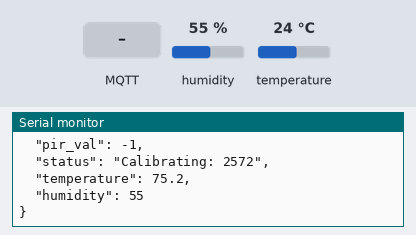
The sketch below on a simulated ESP8266 (Wemos D1 mini). On the bench: the last lines printed to the serial monitor. The inputs (shaded band) are chosen by the test bench; at power-on: humidity 55 %, temperature 24 °C. WiFi joins after 1.5 s; servers stay silent unless stated; no MQTT or app messages arrive unless stated.

Above: at 2.8 s.
2.9 s: MQTT message "s1" arrives on the first subscribed topic
4.6 s: MQTT message "1" arrives on the first subscribed topic
6.2 s: MQTT message "on" arrives on the first subscribed topic
7.7 s: MQTT message "off" arrives on the first subscribed topic
9.2 s: humidity set to 22 %
At 10.42 s:
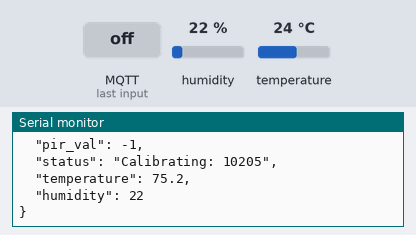
10.7 s: temperature set to 12 °C
At 12.55 s:
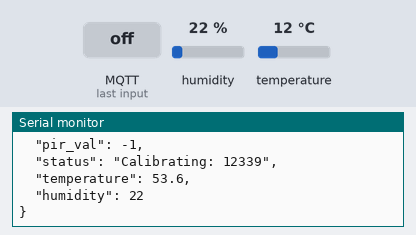
Timing chart, 0 to 13.2 s (numbered marks = the images above; inputs shaded):
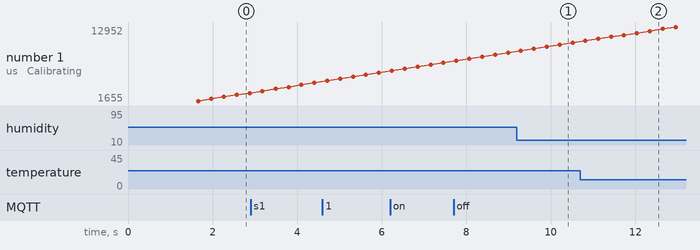

The sketch:

sensor.ino
```cpp
#include <ArduinoOTA.h>
#include <ArduinoJson.h>
#include <ESP8266WiFi.h>
#include <ESP8266mDNS.h>
#include <PubSubClient.h>
#include <WiFiUdp.h>

#ifdef HAS_BMP
#include <Adafruit_BMP085_U.h>
#include <Adafruit_Sensor.h>
#endif

#ifdef HAS_DHT
#include <DHT.h>
#endif

/* User specific configuration such as WiFi credentials */
#include <user_cfg.h>

#ifdef HAS_RF433_TX
#include <rf433.h>
#endif

#define XSTR(x) #x
#define STR(x) XSTR(x)

#ifndef CLIENT_ID
#error "-DCLIENT_ID=xxxx is required"
#endif

#define MQTT_TOPIC "/home/" STR(CLIENT_ID)
#define STATE_TOPIC MQTT_TOPIC "status"

/* PIN ASSIGNEMENT */
#define PIN_SCL D1 // BMP
#define PIN_SDA D2 // BMP
#define PIN_PIR D3 // PIR
#define PIN_DHT D4 // DHT22
/* RF 433 MHz Transmitter
 * Data Pin = PIN D2
 * VCC = 5V Vin
 * GND = Ground Pin
 */
#define PIN_RFTX D2 // RF 433MHz Transmitter

/* PIR */
#ifdef HAS_PIR
const int PIR_CAL_TIME = 60 * 1000;
int pir_needs_calibration = 1;
int pir_cal_start;
int prev_pir_val = -99;

int pub_pir_val = -1;
char pub_pir_status[20];
#endif

/* BMP 180 */
#ifdef HAS_BMP
Adafruit_BMP085_Unified bmp = Adafruit_BMP085_Unified(10000);
#endif

#ifdef HAS_DHT
DHT dht(PIN_DHT, DHT22);
#endif

#ifdef HAS_DHT || HAS_BMP
float pub_temperature = -1;
float pub_humidity = -1;
float prev_temperature = -99;
float prev_humidity = -99;
#endif

#ifdef HAS_LIGHTSWITCH
// data published by this sensor
int pub_s2_val = -1;
int pub_s1_val = -1;
int toggle_val = 0;
#endif

#ifdef HAS_RF433_TX
unsigned long rf_code;
char buffer[20] = {0};
#endif

/* This needs to be set to 1 to send data to MQTT broker */
int has_changes = 0;

/* MQTT */
WiFiClient wifi_client;
PubSubClient mqtt_client(wifi_client);

void callback(const char* topic, byte* payload, unsigned int length) {
  Serial.print("Message received: [");
  Serial.print(topic);
  Serial.printf("] payload: %s length: %d\n", payload, length);

#ifdef HAS_RF433_TX
  int i;
  for (i = 0; i < length; i++) {
    buffer[i] = payload[i];
  }
  buffer[i] = 0;
  rf_code = atol(buffer);
  Serial.printf("Converted payload %d\n", rf_code);
  has_changes = 1;
#endif
}

void connect_mqtt() {
  while (!mqtt_client.connected()) {
    Serial.print("Connecting to MQTT broker ... ");
    if (mqtt_client.connect(STR(CLIENT_ID))) {
      Serial.println("OK");
      mqtt_client.subscribe(MQTT_TOPIC);
    } else {
      Serial.println("Failed .. retrying in 5 sec");
      delay(5000);
    }
  }
}

/* Connnect to WiFi AP */
void connect_wifi() {

#ifdef NO_WIFI
  return;
#endif

  Serial.printf("Connecting to %s ...", MY_SSID);
  WiFi.begin(MY_SSID, MY_WIFI_PASSWD);
  delay(100);
  while (WiFi.waitForConnectResult() != WL_CONNECTED) {
    Serial.println("Failed ... Rebooting in 5 sec");
    delay(5000);
    ESP.restart();
  }

  Serial.print("Connected ... ");
  Serial.println(WiFi.localIP());
}

void setup() {
  Serial.begin(115200);
  Serial.println("Booting ...");

  delay(100);

  WiFi.mode(WIFI_STA);
  connect_wifi();

  ArduinoOTA.onStart([]() {
    Serial.println("OTA upgrade start");
  });

  ArduinoOTA.onEnd([]() {
    Serial.println("OTA upgrade done");
  });

  ArduinoOTA.onProgress([](unsigned int progress, unsigned int total){
    Serial.printf("Progress: %u%%\r", (progress / (total / 100)));
  });

  ArduinoOTA.onError([](ota_error_t error) {
    Serial.printf("Error[%u]: ", error);
    if      (error == OTA_AUTH_ERROR   ) Serial.println("Auth Failed");
    else if (error == OTA_BEGIN_ERROR  ) Serial.println("Begin Failed");
    else if (error == OTA_CONNECT_ERROR) Serial.println("Connect Failed");
    else if (error == OTA_RECEIVE_ERROR) Serial.println("Receive Failed");
    else if (error == OTA_END_ERROR    ) Serial.println("End Failed");
  });

  ArduinoOTA.begin();

  mqtt_client.setServer(mqtt_broker, 1883);
  mqtt_client.setCallback(callback);

#ifdef HAS_PIR
  /* PIR */
  pinMode(PIN_PIR, INPUT_PULLUP);
#endif

#ifdef HAS_BMP
  /* BMP 180 */
  if (!bmp.begin()) {
    Serial.println("BMP 180 not found");
    while (1) {}
  }
  sensor_t sensor;
  bmp.getSensor(&sensor);
  Serial.printf("Sensor: %s\n", sensor.name);
#endif

#ifdef HAS_DHT
  dht.begin();
#endif

#ifdef HAS_LIGHTSWITCH
  pinMode(D7, INPUT);
  pinMode(D6, INPUT);
#endif
}

/* Main MQTT loop
 *
 * Connect to broker if necessary.
 */
void loop_mqtt() {
  // connect to mqtt broker
  if (!mqtt_client.connected()) {
    connect_mqtt();
  } else {
    mqtt_client.loop();
  }
}

/* PIR device loop
 *
 * Read PIR status.  When the device first boots up, this routine will perform
 * calibration first before reading the sensor.
 */
void loop_pir() {
#ifdef HAS_PIR
  if (pir_needs_calibration) {
    if (pir_cal_start == -1) {
      Serial.print("PIR calibrating");
      pir_cal_start = millis();
    }
    sprintf(pub_pir_status, "%s: %d", "Calibrating",
            millis() - pir_cal_start);
    has_changes = 1;
    Serial.print(".");
    if (millis() - pir_cal_start > PIR_CAL_TIME) {
      pir_needs_calibration = 0;
      Serial.println(" Done");
      sprintf(pub_pir_status, "%s", "Active");
    }
  } else {
    pub_pir_val = digitalRead(PIN_PIR);
    if (prev_pir_val != pub_pir_val) {
      has_changes = 1;
    }
    prev_pir_val = pub_pir_val;
  }
#endif
}

void loop_bmp() {
#ifdef HAS_BMP
  sensors_event_t event;
  bmp.getEvent(&event);

  if (event.pressure) {
    bmp.getTemperature(&pub_temperature);
  } else {
    Serial.println("Sensor error");
  }

  if (abs(prev_temperature - pub_temperature) > 1.5) {
    has_changes = 1;
  }
#endif
}

void loop_dht() {
#ifdef HAS_DHT
  pub_humidity = dht.readHumidity();
  pub_temperature = dht.readTemperature();

  if (isnan(pub_humidity) || isnan(pub_temperature)) {
    Serial.println("ERROR reading from DHT");
  }

  if (abs(prev_temperature - pub_temperature) > 1.5) {
    has_changes = 1;
  } else if (abs(prev_humidity - pub_humidity) > 1.5) {
    has_changes = 1;
  }

  prev_temperature = pub_temperature;
  prev_humidity = pub_humidity;
#endif
}

void loop_lightswitch() {
#ifdef HAS_LIGHTSWITCH
  int tmp;

  tmp = digitalRead(D6);
  if (pub_s1_val ^ tmp) {
    has_changes = 1;
  }
  pub_s1_val = tmp;

  tmp = digitalRead(D7);
  //if (pub_s2_val ^ tmp) {
  //  has_changes = 1;
  //}
  pub_s2_val = tmp;

  if (has_changes) {
    toggle_val ^= 1;
  }
#endif
}

/* Send JSON data to MQTT broker
 *
 * The contents of the JSON data depends on the funionality enabled.
 */
void publish_data() {
  StaticJsonBuffer<200> json_buffer;
  char json_data[200];
  JsonObject& root = json_buffer.createObject();

#ifdef HAS_LIGHTSWITCH
  root["toggle"] = toggle_val;
  root["s1"] = pub_s1_val;
  root["s2"] = pub_s2_val;
#endif

#ifdef HAS_PIR
  root["pir_val"] = pub_pir_val;
  root["status"] = pub_pir_status;
#endif

#ifdef HAS_DHT || HAS_BMP
  root["temperature"] = pub_temperature * 1.8 + 32;
  root["humidity"] = pub_humidity;
#endif

  if (has_changes) {
    if (mqtt_client.connected()) {
      root.printTo(json_data, root.measureLength() + 1);
      mqtt_client.publish(STATE_TOPIC, json_data, true);
    }
    root.prettyPrintTo(Serial);
    Serial.println();
  }
}

/* Transmit data to RF receivers */
void loop_433mhz() {
#ifdef HAS_RF433_TX
  #define PULSE_WIDTH 183
  #define DATA_LEN 24
  int retries = 10;
  for (int i = 0; i < retries; i++) {
    rf_write_code(PIN_RFTX, PULSE_WIDTH, rf_code, DATA_LEN);
  }
#endif
}

/* Main loop */
void loop() {

  ArduinoOTA.handle();

  if (WiFi.status() != WL_CONNECTED) {
    Serial.print("Wifi is disconnected!\n");
    connect_wifi();
  }

  has_changes = 0;
  loop_mqtt();
  loop_pir();
  loop_bmp();
  loop_dht();
  loop_lightswitch();
  loop_433mhz();

  publish_data();

  delay(300);
}
```

user_cfg.h
```cpp
#define MY_SSID "YOUR_SSID"
#define MY_WIFI_PASSWD "YOUR_PASSWORD"
IPAddress mqtt_broker(192, 168, 1, 134); // enter your MQTT broker's IP Address
```

Measured:
- after the input at 9.2 s, the serial monitor: prints a new line after 1.0 s (image 1)
- after the input at 10.7 s, the serial monitor: prints a new line after 1.6 s (image 2)
- plotted number 1: 2876 → 4405 after the input at 2.9 s, 4405 → 5930 after the input at 4.6 s, 5930 → 7459 after the input at 6.2 s, 7459 → 8989 after the input at 7.7 s
